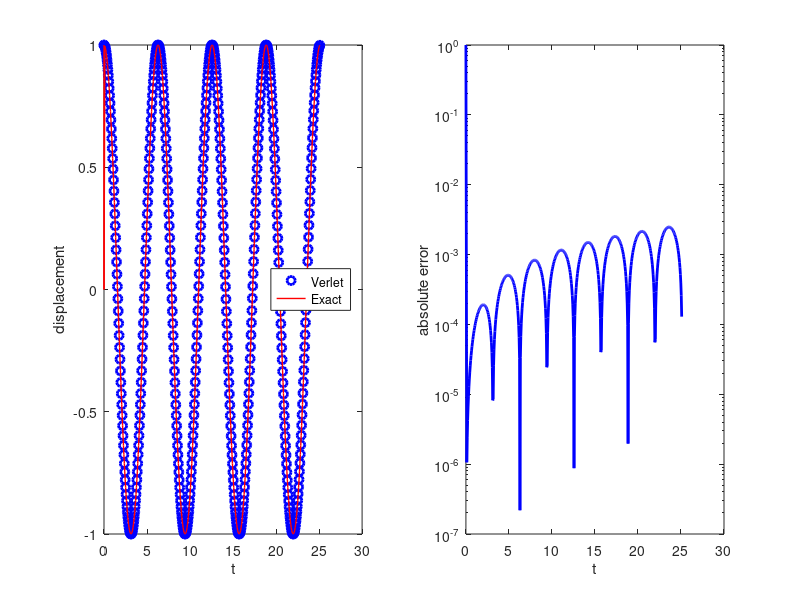

This chart was generated by the following MATLAB code:
%**************************************************************************
%*     Example 5.6                                                        *
%*     filename: ch05pr06.m                                               *
%*     program listing number: 5.6                                        *
%*                                                                        *
%*     This program solves Newton equation for simple harmonic oscillator *
%*     using Verlet method.                                               *
%*                                                                        *
%*     Programed by Ryoichi Kawai for Computational Physics Course        *
%*     Revised on 01/07/2014.                                             *
%**************************************************************************
clear all;

% system parameter
omega=1;

% initial conditions
x(1)=1;
v(1)=0;
t(1)=0;
x_ex(1)=cos(0);

% control parameters
tmax=8*pi/omega;
N=500;
h=tmax/N;

% the first Euler step
x(2) = x(1) + v(1)*h - omega^2*x(1)*h^2/2;

for n=2:N-1
    % Verlet method
    x(n+1)=2*x(n)-x(n-1) - omega^2*x(n)*h^2;
    t(n+1)=t(1)+n*h;
   
    % exact soution
    x_ex(n+1)=cos(omega*t(n+1));
end

% plot trajectories
subplot(1,2,1);
q=plot(t,x,'o',t,x_ex);
xlabel('t');
ylabel('displacement');
set(q(1),'Color','blue','Linewidth',2);
set(q(2),'Color','red','Linewidth',1);
legend(q,{'Verlet','Exact'});
legend(q,'Location','East');

% plot absolute error
subplot(1,2,2);
p=semilogy(t,abs(x-x_ex));
xlabel('t');
ylabel('absolute error');
set(p,'Color','blue','Linewidth',2);